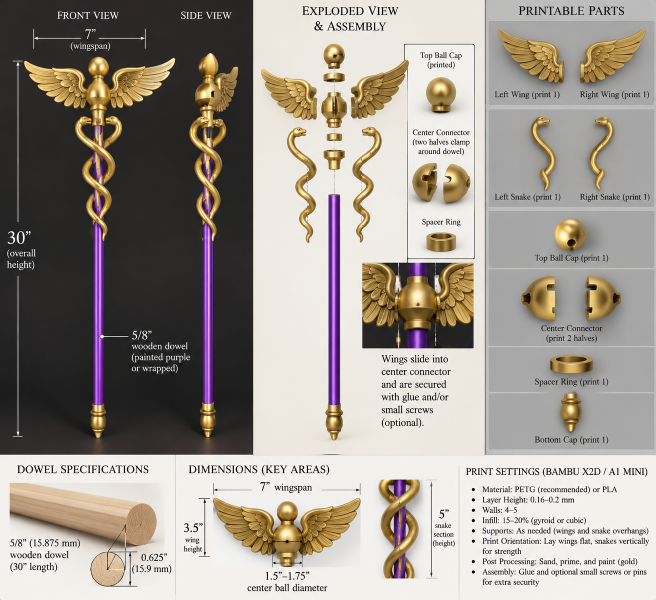
#> input picture Shared/Hermes Caduceus Staff Assembly Guide.png, 1312 x 1199 px (shown at 1/2 size)
$ python image_to_layers.py '../../../Shared/Hermes Caduceus Staff Assembly Guide.png'
#> lines starting #> are read from the running program, lines starting #| are printed output that depends on the picture; after the words box and inside, x2 and y2 are one past the last pixel; in counts of white or black regions, pixels touching at a corner belong together
### Projects/Workflow/SVG Creation/layers_common.py
"""Shared helpers for the SVG Creation workflow: color names/distance, vtracer tracing and writing a per-color layer set.

A "layer set" = one SVG per color (<Name>_<Color>.svg), all with the same
width/height/viewBox so they line up in Bambu Studio, plus
<Name>_AllColors_preview.svg (view only, never print) and layers.json.
"""
import json
import os
import re
import tempfile

import numpy as np

HERE = os.path.dirname(os.path.abspath(__file__))


MAX_COLORS = 9   # default SVG layer-set limit

# basic names for auto-detected colors (layer/file names only; Bambu ignores
# SVG colors, the user assigns a filament per part)
NAMED = {"White": "#FFFFFF", "Black": "#111111", "Grey": "#8C8C8C", "Red": "#D2232A", "DarkRed": "#8B1A1A",
         "Orange": "#F28C28", "Yellow": "#F5E11E", "Green": "#9FC52A", "DarkGreen": "#2E6B30",
         "Blue": "#2D5BD0", "Teal": "#077DAD", "LightBlue": "#7EC3EA", "Navy": "#1C2E5A", "Purple": "#6F3FA0",
         "Pink": "#F29BC0", "Brown": "#7A4B2A", "Tan": "#D8B98A", "Skin": "#F5C9A6"}


def hex2rgb(h):
    h = h.lstrip("#")
    if len(h) == 3:
        h = "".join(c * 2 for c in h)
    return np.array([int(h[i:i + 2], 16) for i in (0, 2, 4)], float)


def rgb2hex(c):
    return "#%02X%02X%02X" % tuple(int(round(v)) for v in c)


def rgb2lab(rgb):
    """sRGB 0..255 (..., 3) -> CIELAB; good enough for nearest-color picks"""
    c = np.asarray(rgb, float) / 255
    c = np.where(c > 0.04045, ((c + 0.055) / 1.055) ** 2.4, c / 12.92)
    xyz = c @ np.array([[0.4124, 0.2126, 0.0193], [0.3576, 0.7152, 0.1192], [0.1805, 0.0722, 0.9505]])
    xyz /= np.array([0.95047, 1.0, 1.08883])
    f = np.where(xyz > 0.008856, np.cbrt(xyz), 7.787 * xyz + 16 / 116)
    return np.stack([116 * f[..., 1] - 16, 500 * (f[..., 0] - f[..., 1]), 200 * (f[..., 1] - f[..., 2])], -1)


def name_of(rgb):
    lab = rgb2lab(rgb)
    return min(NAMED, key=lambda n: np.linalg.norm(lab - rgb2lab(hex2rgb(NAMED[n]))))


# [82 lines left out: functions parse_colors, nearest, bake, trace_mask, write_layer_set, not called in this run]

### Projects/Workflow/SVG Creation/image_to_layers.py
"""Image -> one SVG per color (aligned, non-overlapping) for multi-color 3D
printing in Bambu Studio. Generalized from Snoopy/snoopy_layers.py.

Pipeline: background removal -> per-pixel color class (soft scores) ->
supersample + blur (smooth edges) -> argmax label map (no gaps/overlaps) ->
tiny islands merged into neighbors -> vtracer per class.

usage:
  python image_to_layers.py in.png --suggest                 # list image colors, stop
  python image_to_layers.py in.png out_dir --name Snoopy     # auto colors from image
  python image_to_layers.py in.png out_dir --colors "Red,White,Green,Yellow=#F5E11E,Black"
options:
  --bg outline|color|alpha|none   outline = flood from border through non-dark px
                                  (cartoons with black outlines); color = flood
                                  through px close to the border colors; alpha =
                                  transparency; none = keep whole image
  --keep largest|all  --open R    keep biggest blob / all; opening radius that cuts
                                  thin background lines off (outline/color modes)
  --erase "x0,y0,x1,y1;..."       force regions to background (source px)
  --cut-white N                   cut all enclosed near-white regions >= N px (letter counters)
  --cut-hole "x,y;..."            enclosed background gap (e.g. between hat parts):
                                  near-white px connected to each seed -> background
  --box "x0,y0,x1,y1"             only keep inside this box
  --map "#B0D122=Green,..."       extra image-color -> layer hints
  --grow "Black=1.5"              thicken a layer (px) when lines print too thin
  --height-mm 70 | --width-mm 90  output size
  --debug dbg.png                 label map preview
"""
import argparse
import os
import sys

import numpy as np
from PIL import Image, ImageFilter
from scipy import ndimage

sys.path.insert(0, os.path.dirname(os.path.abspath(__file__)))
import layers_common as L  # noqa: E402

ap = argparse.ArgumentParser()
ap.add_argument("src")
ap.add_argument("out_dir", nargs="?")
ap.add_argument("--name", default=None)
ap.add_argument("--title", default=None)
ap.add_argument("--suggest", action="store_true")
ap.add_argument("--colors", help='layer colors, e.g. "Red,White,Green=#9FC52A" (default: from image)')
ap.add_argument("--map", help='image color hints "#hex=LayerName,..."')
ap.add_argument("--k", type=int, default=8, help="color clusters to look for")
ap.add_argument("--min-pct", type=float, default=0.8, help="clusters smaller than this %% are edge blends, dropped")
ap.add_argument("--merge-de", type=float, default=15, help="auto mode: merge clusters closer than this (Lab)")
ap.add_argument("--bg", default="outline", choices=["outline", "color", "alpha", "none"])
ap.add_argument("--ink", type=float, default=110, help="luminance below which a px counts as outline ink")
ap.add_argument("--bg-tol", type=float, default=20, help="color mode: Lab distance to border colors")
ap.add_argument("--keep", default="largest", choices=["largest", "all"])
ap.add_argument("--min-blob", type=int, default=400, help="keep=all: drop blobs smaller than this (px)")
ap.add_argument("--open", type=int, default=5, help="opening radius (px) cutting thin lines off the subject")
ap.add_argument("--erase")
ap.add_argument("--cut-hole", help="x,y;... seeds of enclosed bg gaps to make transparent")
ap.add_argument("--cut-white", type=int, default=0, help="cut every enclosed near-white region >= N px (letter counters)")
ap.add_argument("--hole-lum", type=float, default=235, help="cut-hole: min luminance of gap px")
ap.add_argument("--box")
ap.add_argument("--up", type=int, default=5, help="supersample factor")
ap.add_argument("--blur", type=float, default=0.8, help="edge smoothing radius, source px")
ap.add_argument("--sigma", type=float, default=30, help="color class softness (Lab units)")
ap.add_argument("--grow", help='thicken layers, source px: "Black=1.5,Red=1" (thin outlines)')
ap.add_argument("--island", type=float, default=6, help="merge regions smaller than this many source px")
ap.add_argument("--flat", type=float, default=0, help="3D-print basics: remove accents/highlights narrower than 2x this (source px) and refill from neighbors")
ap.add_argument("--island-skip", help='layers never merged away by --island, e.g. "White" (teeth, eye shines)')
ap.add_argument("--split-thick", help='"Black=DarkBlue:6": thick parts of Black whose source color is nearer DarkBlue become DarkBlue (pads vs outline)')
ap.add_argument("--flat-skip", help='layers --flat leaves alone, usually the outline: "DarkBlue,Black"')
g = ap.add_mutually_exclusive_group()
g.add_argument("--height-mm", type=float)
g.add_argument("--width-mm", type=float)
ap.add_argument("--debug")
ap.add_argument("--force", action="store_true", help=f"allow more than {L.MAX_COLORS} colors")
args = ap.parse_args()

img = Image.open(args.src)
#> img is the input picture: PIL image 1312x1199 RGB; mean R, G, B 159.1, 151.9, 144.2
alpha = np.asarray(img.convert("RGBA"))[..., 3] if "A" in img.getbands() else None
rgb = np.asarray(img.convert("RGB")).astype(float)
H, W = rgb.shape[:2]
#> H = 1199; W = 1312
lab = L.rgb2lab(rgb)
#> in rgb2lab, `xyz /= np.array([0.95047, 1.0, 1.08883])`:
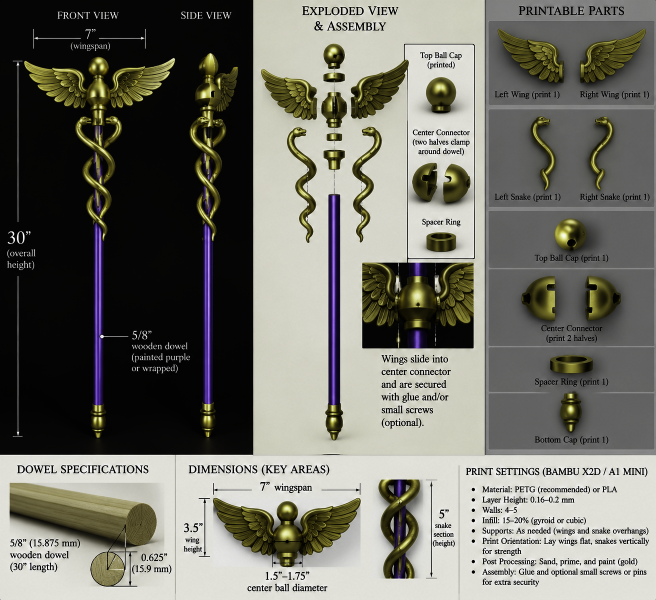
#> xyz: shape (1199, 1312, 3) float64 (shown at 1/2 size); mean R, G, B 0.451, 0.447, 0.414; drawn with min black and max white
#> in rgb2lab, `f = np.where(xyz > 0.008856, np.cbrt(xyz), 7.787 * xyz + 16 / 116)`:
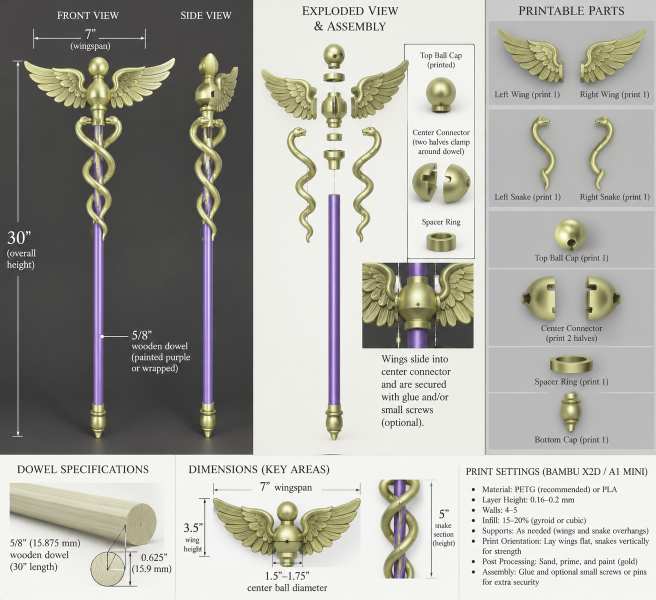
#> f: shape (1199, 1312, 3) float64 (shown at 1/2 size); mean R, G, B 0.672, 0.668, 0.643
#> in rgb2lab, `return np.stack([116 * f[..., 1] - 16, 500 * (f[..., 0] - f[..., 1]), ..`:
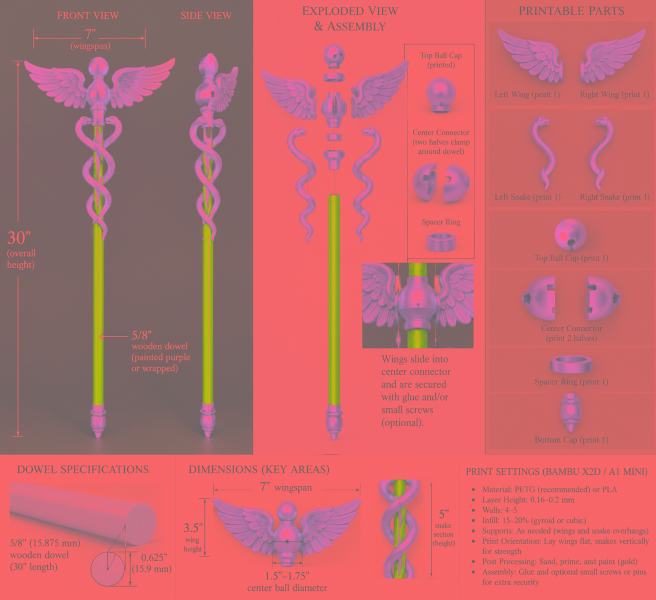
#> returned value: shape (1199, 1312, 3) float64 (shown at 1/2 size); mean of channels 0, 1, 2 61.5, 1.9, 5; drawn with min black and max white
lum = 0.299 * rgb[..., 0] + 0.587 * rgb[..., 1] + 0.114 * rgb[..., 2]


def rects(s):
    return [tuple(int(v) for v in r.split(",")) for r in s.split(";") if r.strip()]


def disk(r):
    yy, xx = np.mgrid[-r:r + 1, -r:r + 1]
    return xx * xx + yy * yy <= r * r


def kmeans(X, k, iters=25, seed=0):
    rng = np.random.default_rng(seed)
    C = X[[rng.integers(len(X))]]
    for _ in range(1, k):   # k-means++ init
        d = ((X[:, None] - C[None]) ** 2).sum(-1).min(1)
        if d.sum() == 0:    # flat-color input: fewer distinct colors than k
            break
        C = np.vstack([C, X[rng.choice(len(X), p=d / d.sum())]])
    for _ in range(iters):
        a = ((X[:, None] - C[None]) ** 2).sum(-1).argmin(1)
        C = np.array([X[a == i].mean(0) if (a == i).any() else C[i] for i in range(len(C))])
    a = ((X[:, None] - C[None]) ** 2).sum(-1).argmin(1)
    return C, np.bincount(a, minlength=len(C))


# --- subject mask -----------------------------------------------------------
if args.bg == "alpha":
    if alpha is None:
        sys.exit("--bg alpha: image has no transparency")
    fg = alpha > 127
elif args.bg == "none":
    fg = np.ones((H, W), bool)
else:
    if args.bg == "outline":
        passable = lum >= args.ink
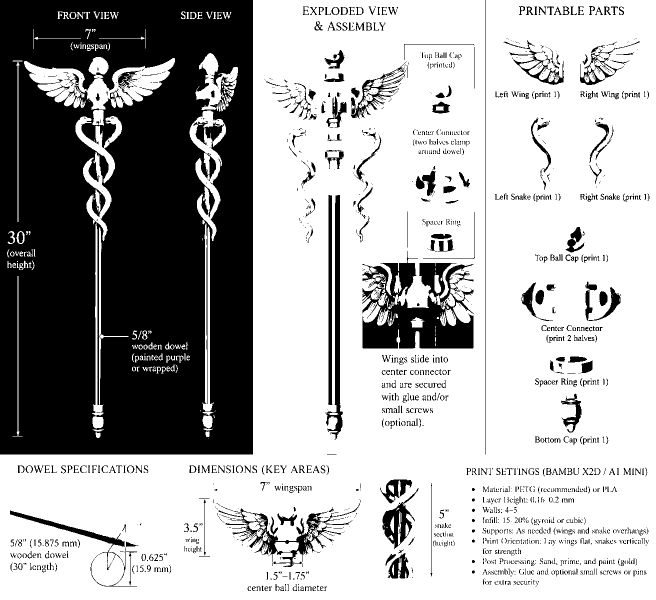
#> passable: shape (1199, 1312) bool (shown at 1/2 size); 67.6% white; 1858 black regions (1256 under 20 px), largest, box (x1, y1, x2, y2) and area: (0, 0, 506, 909) 411599, (725, 502, 947, 697) 23264, (437, 1006, 720, 1134) 5555
    else:
        border = np.concatenate([lab[0], lab[-1], lab[:, 0], lab[:, -1]])
        C, n = kmeans(border[::max(1, len(border) // 4000)], 3)
        C = C[n > n.sum() * 0.1]
        passable = np.min([np.linalg.norm(lab - c, axis=-1) for c in C], 0) < args.bg_tol
    lab_, _ = ndimage.label(passable)
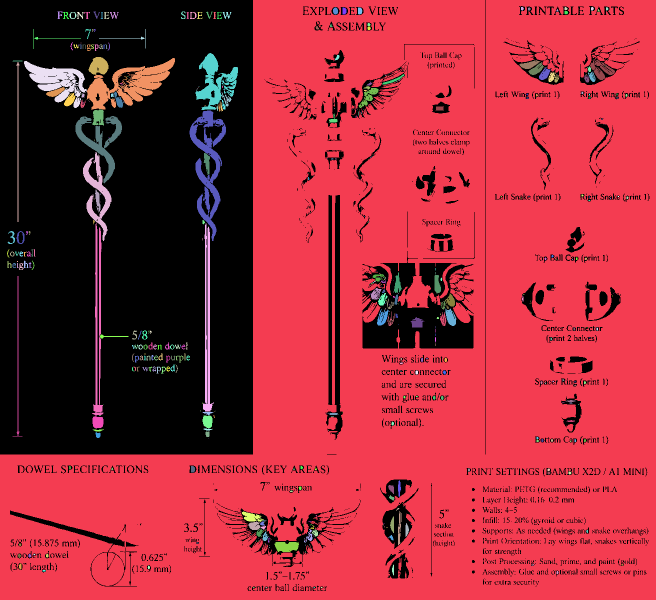
#> lab_: shape (1199, 1312) int32 (shown at 1/2 size); 610 distinct labels, from 0 to 609; one colour per label, 0 black
    edge = np.unique(np.concatenate([lab_[0], lab_[-1], lab_[:, 0], lab_[:, -1]]))
#> edge = [0, 1]
    fg = ~np.isin(lab_, edge[edge > 0])
#> fg: shape (1199, 1312) bool; 36.2% white; 1663 white regions (1084 under 20 px), largest, box (x1, y1, x2, y2) and area: (0, 0, 506, 909) 459954, (725, 502, 947, 697) 27290, (437, 1006, 720, 1134) 7937
for x0, y0, x1, y1 in rects(args.erase or ""):
    fg[y0:y1, x0:x1] = False
if args.box:
    x0, y0, x1, y1 = rects(args.box)[0]
    m = np.zeros_like(fg)
    m[y0:y1, x0:x1] = True
    fg &= m
if args.bg in ("outline", "color") and args.open > 0:
    # cut thin strokes (horizon lines, branches) off the subject, then restore its outline
    core = ndimage.binary_opening(fg, structure=disk(args.open))
#> core: shape (1199, 1312) bool; 32.4% white; 46 white regions, largest, box (x1, y1, x2, y2) and area: (0, 0, 506, 909) 459914, (725, 525, 947, 697) 21186, (483, 1022, 640, 1108) 4812
    lb, nb = ndimage.label(core)
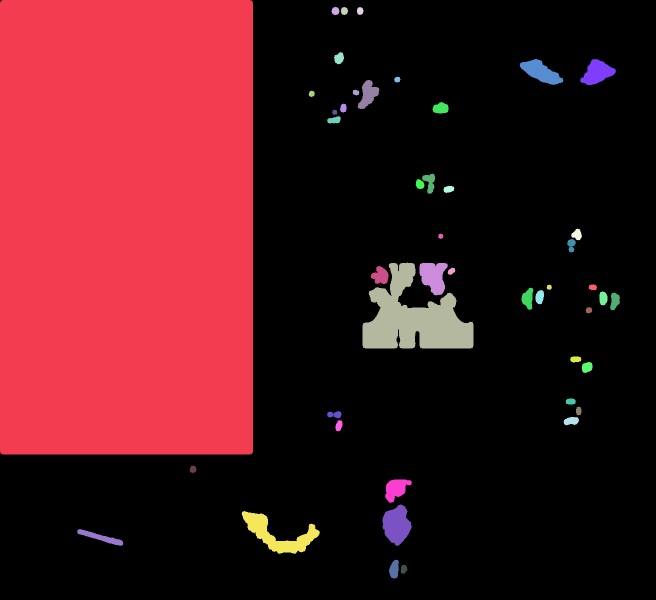
#> lb: shape (1199, 1312) int32 (shown at 1/2 size); 47 distinct labels, from 0 to 46; one colour per label, 0 black
#> nb = 46
    if nb:
        sz = ndimage.sum(core, lb, range(1, nb + 1))
#> sz = 46 values, max 459914 at index 0, min 81 at index 13, mean 11092.4
        keep = [1 + int(np.argmax(sz))] if args.keep == "largest" else 1 + np.where(sz >= args.min_blob)[0]
#> keep = [1]
        core = np.isin(lb, keep)
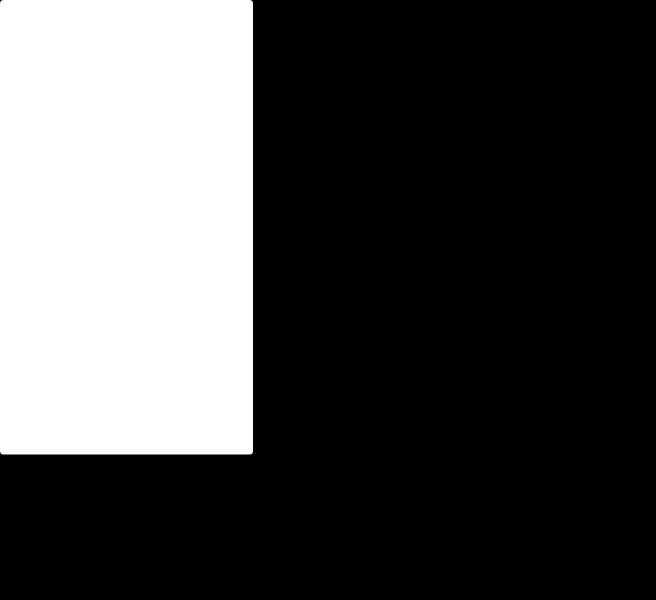
#> core: shape (1199, 1312) bool (shown at 1/2 size); 29.2% white; 1 white region, box (x1, y1, x2, y2) and area: (0, 0, 506, 909) 459914
    fg = ndimage.binary_fill_holes(ndimage.binary_dilation(core, structure=disk(args.open)) & fg)
#> fg: shape (1199, 1312) bool; 29.2% white; 1 white region, box (x1, y1, x2, y2) and area: (0, 0, 506, 909) 459954
for pt in (args.cut_hole or "").split(";"):
    if not pt.strip():
        continue
    hx, hy = (int(float(v)) for v in pt.split(","))
    near_white = (lum >= args.hole_lum) & (rgb.max(-1) - rgb.min(-1) < 40)
    lb_h, _ = ndimage.label(near_white)
    if not lb_h[hy, hx]:
        sys.exit(f"--cut-hole {hx},{hy}: seed is not on near-white background")
    hole = ndimage.binary_dilation(lb_h == lb_h[hy, hx], structure=disk(1))  # eat AA fringe
    fg &= ~hole
    print(f"cut hole at {hx},{hy}: {int(hole.sum())} px")
if args.cut_white:
    near_white = (lum >= args.hole_lum) & (rgb.max(-1) - rgb.min(-1) < 40)
    lb_w, nw = ndimage.label(near_white & fg)
    if nw:
        sz = ndimage.sum(np.ones_like(lb_w), lb_w, range(1, nw + 1))
        big = np.isin(lb_w, 1 + np.where(sz >= args.cut_white)[0])
        fg &= ~ndimage.binary_dilation(big, structure=disk(1))
        print(f"cut-white: {int((sz >= args.cut_white).sum())} regions")
if not fg.any():
    sys.exit("nothing left after background removal; try --bg color/none or --ink")

# --- colors -----------------------------------------------------------------
pix = rgb[fg][:: max(1, fg.sum() // 30000)]
C, n = kmeans(L.rgb2lab(pix), args.k)
#> in kmeans, `C = X[[rng.integers(len(X))]]`: C = [[11.34, 0.232, 0.851]]
#> the loop in kmeans, `for _ in range(1, k):` made 7 passes
#> C on pass 1: [[11.34, 0.232, 0.851], [76.77, 3.64, 40.05]]
#> after the loop in kmeans, `for _ in range(1, k):`: C = [[11.34, 0.232, 0.851], [76.77, 3.64, 40.05], [52.09, 4.73, 29.25], [85.73, 0.526, -0.381], [51.52, 55.94, -55.5], [15.83, 7.24, 18.79], [16.9, 1.37, 0.488], [74.62, 40.01, -36.93]]
#> after the loop in kmeans, `for _ in range(iters):`: C = [[12.19, 0.329, 0.302], [83.5, 1.03, 38.48], [59.44, 7.51, 43.51], [81.25, 1.28, 0.627], [27.06, 41.89, -41.69], [38.25, 7.79, 28.41], [16.03, 1.17, 0.789], [54.94, 50.5, -50.54]]
#> n = [7434, 893, 1304, 462, 478, 735, 18768, 590]
# cluster centers back to RGB = mean rgb of members
a = ((L.rgb2lab(pix)[:, None] - C[None]) ** 2).sum(-1).argmin(1)
crgb = np.array([pix[a == i].mean(0) if (a == i).any() else [0, 0, 0] for i in range(len(C))])
#> crgb = [[32.52, 31.71, 31.46], [234.5, 206, 136.3], [178, 137.6, 65.21], [205, 201.1, 201.2], [89.96, 35.65, 126.9], [115.4, 84.95, 42.94], [42.05, 39.28, 38.78], [169.5, 96.18, 218.4]]
pct = 100 * n / n.sum()
#> pct = [24.24, 2.91, 4.25, 1.51, 1.56, 2.4, 61.21, 1.92]
order = np.argsort(-pct)
#> order = [6, 0, 2, 1, 5, 7, 4, 3]
clusters = [(crgb[i], pct[i]) for i in order if pct[i] >= args.min_pct]
#> clusters = [([42.05, 39.28, 38.78], 61.21), ([32.52, 31.71, 31.46], 24.24), ([178, 137.6, 65.21], 4.25), ([234.5, 206, 136.3], 2.91), ([115.4, 84.95, 42.94], 2.4), ([169.5, 96.18, 218.4], 1.92), ([89.96, 35.65, 126.9], 1.56), ([205, 201.1, 201.2], 1.51)]

if args.suggest or not args.out_dir:
    print(f"subject: {fg.sum()} px of {H * W}  (bg mode {args.bg})")
#| subject: 459954 px of 1573088  (bg mode outline)
    for c, p in clusters:
        print(f"  {L.rgb2hex(c)}  {p:5.1f}%  ~{L.name_of(c)}")
#> this loop made 8 passes
#> (p, lab in name_of) on passes 1 to 6: (61.21, [16.04, 1.16, 0.781]), (24.24, [12.18, 0.321, 0.303]), (4.25, [59.81, 7.3, 43.82]), (2.91, [83.71, 0.663, 38.29]), (2.4, [38.44, 7.57, 29.05]), (1.92, [54, 51.04, -51.16])
#> p on passes 7 to 8: 1.56, 1.51
#|   #2A2727   61.2%  ~Black
#|   #21201F   24.2%  ~Black
#|   #B28A41    4.3%  ~Tan
#|   #EBCE88    2.9%  ~Tan
#|   #73552B    2.4%  ~Brown
#|   #AA60DA    1.9%  ~Purple
#|   #5A247F    1.6%  ~Purple
#|   #CDC9C9    1.5%  ~White
    print("dropped (edge blends):", ", ".join(f"{L.rgb2hex(crgb[i])} {pct[i]:.1f}%" for i in order if pct[i] < args.min_pct) or "none")
#| dropped (edge blends): none
    sys.exit(0)
#> (the program exits here)
